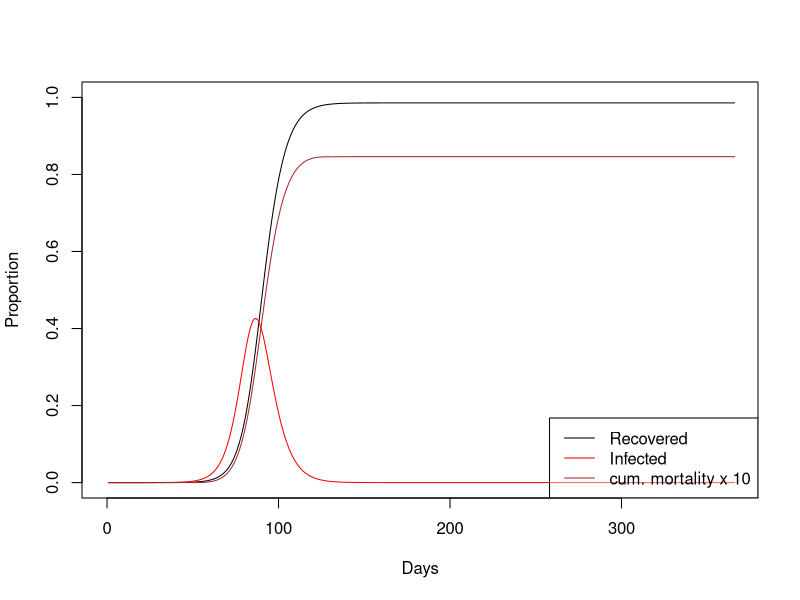
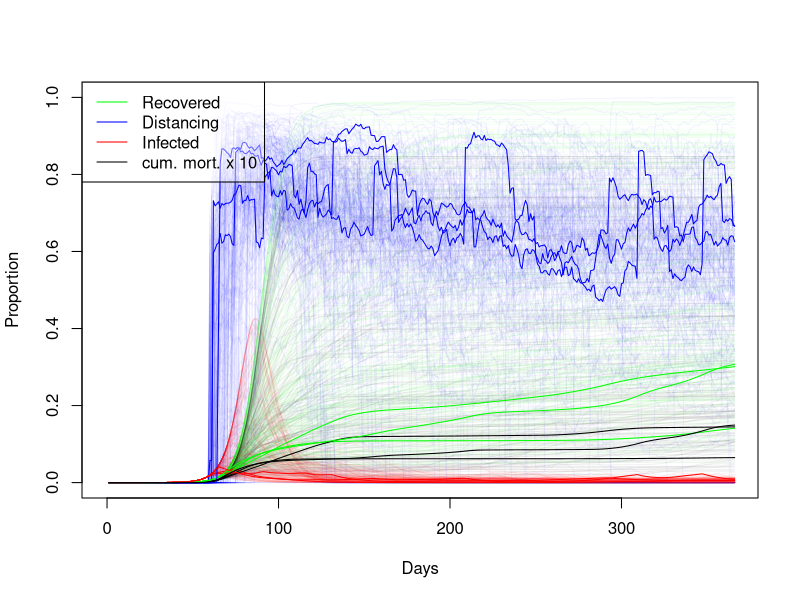

Here is the R script that generated these plots, in order:
## Simulation of management of Covid-19 outbreak in the UK.
library(nleqslv) # nonlinear solver

# Parameters (unit: days)
incubation_time <- 5.1 # Ferguson et al. 
incubation_time <- incubation_time +1 # fudge to reproduce R0 and generation time 
start_trans_symp <- incubation_time - 0.5 # Ferguson et al. 
start_trans_asymp <- start_trans_symp # Ferguson et al. 
prop_symptoms <- 0.2 # https://www.thelancet.com/journals/lancet/article/PIIS0140-6736(20)30567-5/fulltext
#prop_symptoms <- 1/3 # Ferguson et al. 
prop_critical <- 0.06 # To be implemented # https://www.thelancet.com/journals/lancet/article/PIIS0140-6736(20)30567-5/fulltext
mean_generation_time <- 6.5 # Ferguson et al. 
#generation_time_alpha <- 3 # shape parameter of an assumed gamma distribution, https://academic.oup.com/biostatistics/article/12/2/303/280518
generation_time_alpha <- 2 # 1 # shape parameter of an assumed gamma distribution, fudge to reproduce r
R0 <- 2.4 # Ferguson et al. 
inf_symp_asymp_ratio <- 2  # Ferguson et al.  
UK_population_size <- 66.44e6
pop_size <- UK_population_size

case_fatality_rate_1 <- 0.009 # hospitals below capacity # to be implemented...
case_fatality_rate_2 <- 0.09 # hospitals over capacity # to be implemented...
hospitalization_rate <- 0.044 # to be implemented...
critical_care_rate <- 0.044 * 0.3 # to be implemented...
critical_care_hospital_time <- 10
hospital_load_factor <- 
  critical_care_rate * critical_care_hospital_time / 
  mean_generation_time
critical_care_beds <- 8175 # uk number of respirators 

## Check:
r <- (R0^(1/generation_time_alpha)-1) * generation_time_alpha/mean_generation_time;
# linear growth rate
r
# doubling time
#exp(r*T_double)==2 -> T_double == log(2)/r
log(2)/r


# Stages:
stages <- c(
  "S", # susceptible
  "Is1", # symptomatic infected no trans
  "Is2", # symptomatic infected trans
  "Ia1", # symptomatic asymptomatic no trans
  "Ia2", # symptomatic asymptomatic trans
  "R", # recovered or deceased
  c() )
n_stages <- length(stages)

# Infected stages
IStages <- c("Is1", "Is2", "Ia1", "Ia2")
# Infectious (test postive) stages
PStages <- c("Is2", "Ia2")


## Linear dynamics:
# We still need to adjust two parameters: 
# Is2_inf: infectiousness of Is2 srage (scales other stages)
# rec_rate: recovery rate of transmitting individuals
# This adjustment is done such as fitting R0 and mean_generation_time

## The "survivial" part of the population matrix
SS_calc <- function(Is2_inf,rec_rate){
  SS <- matrix(0,nrow = n_stages,ncol= n_stages,
               dimnames = list(Next=stages,Current=stages) )
  SS["S","S"] <- 1
  SS["Is2","Is1"] <- 1/start_trans_symp
  SS["Is1","Is1"] <- 1-1/start_trans_symp
  SS["Ia2","Ia1"] <- 1/start_trans_asymp
  SS["Ia1","Ia1"] <- 1-1/start_trans_asymp
  SS["R","Ia2"] <- rec_rate
  SS["Ia2","Ia2"] <- 1-rec_rate
  SS["R","Is2"] <- rec_rate
  SS["Is2","Is2"] <- 1-rec_rate
  SS["R","R"] <- 1
  return(SS)
}

## Density indepent factor of the "fertility" (= transmission) matrix
FF0_calc <- function(Is2_inf,rec_rate){
  FF0 <- matrix(0,nrow = n_stages,ncol= n_stages,
                dimnames = list(Next=stages,Current=stages) )
  FF0["Is1","Is2"] <- Is2_inf * prop_symptoms 
  FF0["Ia1","Is2"] <- Is2_inf * (1-prop_symptoms)
  FF0["Is1","Ia2"] <- Is2_inf * prop_symptoms  / inf_symp_asymp_ratio
  FF0["Ia1","Ia2"] <- Is2_inf * (1-prop_symptoms)  / inf_symp_asymp_ratio
  return(FF0)
}

## Calculate the "fertility" (= transmission) part of the population matrix
FF_calc <- function(Is2_inf,rec_rate){
  FF0 <- FF0_calc(Is2_inf,rec_rate)
  return(FF0 * pop_size)
}

eigenvalue_index <- function(eig_values){
  w <- which(abs(eig_values)==eig_values & eig_values != 1)
  return(w[which.max(eig_values[w])])
}

get_mean_generation_time <- function(SS,FF){
  # See page 842 of Bienvenu, F.; Legendre, S. (2015). "A New Approach to the Generation Time in Matrix Population Models" (PDF). The American Naturalist. 185 (6): 834–843. doi:10.1086/681104. PMID 25996867.
  L <- SS+FF
  eig <- eigen(L)
  i <- eigenvalue_index(eig$values)
  w <- eig$vectors[,i]
  t_eig <- eigen(t(L))
  j <- min(which(abs(t_eig$values - eig$values[i])<1e-10))
  v <- t_eig$vectors[,j]
  if(abs(t(v) %*% w)<1e-10) {
    print(c(i,j))
    print(eig$values)
    print(t_eig$values)
    print(w)
    print(v)
    stop("Potential eigenvector index mixup")
  }
  T_gen <- 1 + (t(v) %*% SS %*% w) / (t(v) %*% FF %*% w) 
  return(T_gen)
}

R0_and_Tgen <- function(SS,FF){
  L <- SS + FF
  Tgen <- get_mean_generation_time(SS,FF)
  eig <- eigen(L[IStages,IStages])
  i <- eigenvalue_index(eig$values)
  r <- log(eig$values[i])
  # https://beast.community/estimating_R0
  # https://www.sciencedirect.com/science/article/pii/S1755436518300847
  generation_time_beta <- generation_time_alpha / Tgen
  R0 <- (1+r/generation_time_beta)^generation_time_alpha
  return(c(R0,Tgen))
}

R0_and_Tgen_diff <- function(x){
  as.numeric(
    with(as.list(x),
         R0_and_Tgen(SS_calc(Is2_inf,rec_rate),FF_calc(Is2_inf,rec_rate)) - 
           c(R0,mean_generation_time) ))
}
initialGuess <- c(Is2_inf=5.234017e-07/20,rec_rate=0.01 )
# #Tests
# with(as.list(initialGuess),
#      SS_calc(Is2_inf,rec_rate)+FF_calc(Is2_inf,rec_rate))
# with(as.list(initialGuess),
#      get_mean_generation_time(SS_calc(Is2_inf,rec_rate),FF_calc(Is2_inf,rec_rate)))
# with(as.list(initialGuess),
#      R0_and_Tgen(SS_calc(Is2_inf,rec_rate),FF_calc(Is2_inf,rec_rate)))
R0_and_Tgen_diff(initialGuess)

## Find parameters to fit R0 and generation time
fit <- nleqslv(initialGuess,R0_and_Tgen_diff);
fit$message  # should be "Function criterion near zero" or "x-values within tolerance 'xtol'"
fit$x
## double check
with(as.list(fit$x),
     R0_and_Tgen(SS_calc(Is2_inf,rec_rate),FF_calc(Is2_inf,rec_rate)))

SS <- with(as.list(fit$x),SS_calc(Is2_inf,rec_rate))
FF <- with(as.list(fit$x),FF_calc(Is2_inf,rec_rate))
FF0 <- with(as.list(fit$x),FF0_calc(Is2_inf,rec_rate))
L <- SS + FF

  
IStages <- c("Is1", "Is2", "Ia1", "Ia2")
#get_mean_generation_time(SS[IStages,IStages],FF[IStages,IStages])
linear_growth_rate <- # linear growth rate r should be around 0.2
  log(eigen(L[IStages,IStages])$values[1]) 
linear_growth_rate

# Non-linear dynamics
n_steps <- 365
state <- matrix(0, nrow=n_steps+1, ncol=n_stages)
colnames(state) <- stages
S_index <- which(stages == "S")
state[1,"Ia1"] <- 100
state[1,"S"] <- pop_size - state[1,"Ia1"]
deaths <- rep(NA,n_steps+1) # deaths per step
deaths[1] <- 0

compute_deaths <- function(state_snippet){
  total_infected <- sum(state_snippet[1,IStages])
  respirator_demand <- hospital_load_factor * total_infected
  with_respirator <- min(critical_care_beds, respirator_demand)
  without_respirator <- respirator_demand - with_respirator
  fatality_rate <-
    (with_respirator * case_fatality_rate_1 + without_respirator * case_fatality_rate_2)/
    respirator_demand
  rec <- state_snippet[2,"R"] - state_snippet[1,"R"]
  deaths <- rec * fatality_rate
  return(deaths)
}

## Simulate without policy interventions
plot(c(0),type="n",ylim=c(0,1),xlim=c(0,n_steps),xlab="Days",ylab="Proportion")
for(i in 1:n_steps){
  Lx <- SS + FF0 * state[i,"S"]
  state[i+1,] <- Lx %*% state[i,]
  state[i+1,"S"] <- pop_size - sum(state[i+1,-S_index])
  deaths[i+1] <- compute_deaths(state[c(0,1)+i,])
}
lines(state[,"R"]/pop_size,col="black",type="l")
lines(rowSums(state[,IStages])/pop_size,col="red",type="l")
lines(cumsum(deaths)/pop_size*1e1,col="brown",type="l")
legend(x="bottomright",
       legend = c("Recovered","Infected","cum. mortality x 10"),
       col=c("black","red","brown"),lty=1,bg=rgb(1,1,1,alpha = 0.4))

## Simulate policy interventions with uncertainty
dfac <- rep(NA,n_steps+1) # social distancing factor, the controll parameter
dfac[1] <- 1 # social distancing factor, the controll parameter
growth_rate <- linear_growth_rate
n_runs <- 200
other_runs_transparency <- 0.05
# plot(c(0),type="n",ylim=c(0,1),xlim=c(0,n_steps),ylab="Proportion immunized",xlab="Days")
# plot(c(0),type="n",ylim=c(0,1),xlim=c(0,n_steps),ylab="Social Distancing Factor",xlab="Days")
# plot(c(0),type="n",ylim=c(0,1),xlim=c(0,n_steps),ylab="Proportion infected",xlab="Days")
plot(c(0),type="n",ylim=c(0,1),xlim=c(0,n_steps),xlab="Days",ylab="Proportion")
for(run in 1:n_runs){
  for(i in 1:n_steps){
    dfac[i+1] <- pnorm(qnorm(dfac[i])+rnorm(1,0*1/60,1/30)) # decline of compliance
    #if(i %% 7 == 0){# Every week, adjust policy:
    if(runif(1)< 1/7){# Approximately every week, adjust policy:
      if(state[i,"Is2"]/pop_size > 0.001 && growth_rate > 0){ # more measures
        dfac[i+1] <- dfac[i+1] * runif(1,0.2,1) # outcome is uncertain
      }else if(state[i,"Is2"]/pop_size < 0.01 && growth_rate <  0){ # less measures
        current_R <- R0_and_Tgen(SS,FF0 * state[i,"S"] * dfac[i])[1]
        if(is.na(current_R) || current_R < 1)
          dfac[i+1] <- min(1,dfac[i+1]*runif(1,1,1.5)) # outcome uncertain
      }
    }
    Lx <- SS + FF0 * state[i,"S"] * dfac[i+1]
    state[i+1,] <- Lx %*% state[i,]
    state[i+1,"S"] <- pop_size - sum(state[i+1,-S_index])
    deaths[i+1] <- compute_deaths(state[c(0,1)+i,])
    growth_rate <- log(sum(state[i+1,PStages])/sum(state[i,PStages]))
  }
  line_alpha <- ifelse(run > n_runs-3,1,other_runs_transparency)*255
  plotcol <- do.call(rgb,as.list(c(col2rgb("green"),alpha=line_alpha,max = 255)))
  lines(state[,"R"]/pop_size,col=plotcol,type="l")
  plotcol <- do.call(rgb,as.list(c(col2rgb("blue"),alpha=line_alpha,max = 255)))
  lines(1-dfac,col=plotcol,type="l")
  plotcol <- do.call(rgb,as.list(c(col2rgb("red"),alpha=line_alpha,max = 255)))
  lines(rowSums(state[,IStages])/pop_size,col=plotcol,type="l")
  plotcol <- do.call(rgb,as.list(c(col2rgb("black"),alpha=line_alpha,max = 255)))
  lines(cumsum(deaths)/pop_size * 1e1,col=plotcol,type="l")
}
legend(x="topleft",
       legend = c("Recovered","Distancing","Infected","cum. mort. x 10"),
       col=c("green","blue","red","black"),lty=1,bg=rgb(1,1,1,alpha = 0.4))
